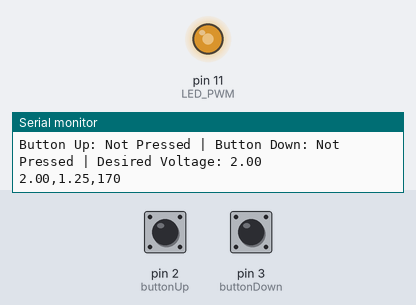
The sketch below on a simulated Arduino Uno, built with avr-gcc and run on an emulated ATmega328P. Parts: output pins drawn as LEDs (lit = HIGH), the last lines printed to the serial monitor. The test bench sets the inputs (shaded band); at power-on: pin 2 (buttonUp) LOW, pin 3 (buttonDown) LOW.

Above: at 1.2 s.
1.3 s: pin 2 (buttonUp) pulled HIGH for 0.15 s
3.2 s: pin 3 (buttonDown) pulled HIGH for 0.15 s
At 5.98 s:
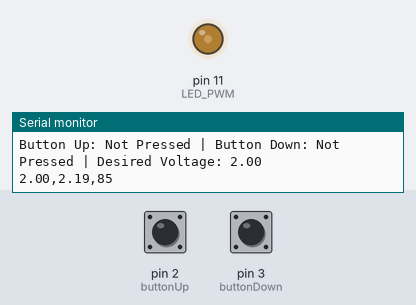
6.3 s: pin 2 (buttonUp) pulled HIGH for 1 s
10.3 s: pin 3 (buttonDown) pulled HIGH for 1 s
13.4 s: pin 3 (buttonDown) driven HIGH
At 15.9 s:
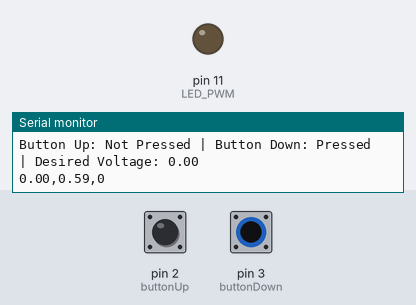
16.4 s: pin 2 (buttonUp) driven HIGH and pin 3 (buttonDown) driven LOW
At 20.1 s:
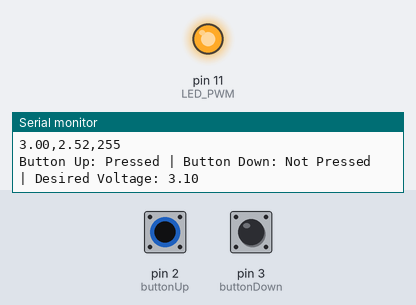
Timing chart, 0 to 20.4 s (numbered marks = the images above; inputs shaded):
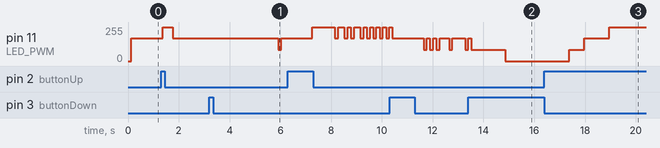

Measured:
- after the input at 3.2 s, pin 11 (LED_PWM): 170/255 → 85/255 after 2.7 s, → 170/255 0.13 s later
- after the input at 16.4 s, pin 11 (LED_PWM): 0/255 → 85/255 after 0.97 s, → 170/255 0.60 s later, → 255/255 0.98 s later

The sketch:

PI_Control_PWM_Buttons.ino
```cpp
// Pin Assignments
const int buttonUp = 2;         // Increase voltage setpoint
const int buttonDown = 3;       // Decrease voltage setpoint
const int LED_PWM = 11;         // PWM output to LED

// Control Variables
float DesiredVoltage = 2.0; // Initial voltage setpoint
float MeasuredVoltage = 0.0; // Simulated measured voltage
int DutyCycle = 0;           // PWM output duty cycle

// Time Tracking
unsigned long timePassed = 0;

// PI Control Parameters (Tuned for Stability)
float kp = 0.8;  // Reduced Proportional gain
float ki = 0.2;  // Reduced Integral gain
float ErrorSum = 0; // Integral term accumulator
const float maxIntegral = 50.0; // Anti-windup limit

// Low-pass filter factor (smoothing the voltage measurement)
float alpha = 0.1;

// Voltage adjustment step
const float voltageStep = 0.1; // 0.1V per button press
const float minVoltage = 0.0;
const float maxVoltage = 3.3;

void setup() {
    pinMode(buttonUp, INPUT);   // External 10K pull-down resistor required
    pinMode(buttonDown, INPUT); // External 10K pull-down resistor required
    pinMode(LED_PWM, OUTPUT);
    Serial.begin(9600);
    timePassed = millis();
}

// PI Controller Function
int PI_Controller(float desired, float measured) {
    float error = desired - measured; // Compute error
    ErrorSum += error;

    // Anti-windup: Limit ErrorSum within bounds
    ErrorSum = constrain(ErrorSum, -maxIntegral, maxIntegral);

    // Compute PI control output
    float PropError = kp * error;
    float TotError = PropError + (ki * ErrorSum);

    // Convert to PWM range (0-255)
    int pwmOutput = constrain(map(TotError, 0, 3.3, 0, 255), 0, 255);
    return pwmOutput;
}

void loop() {
    // Read button states
    int button1State = digitalRead(buttonUp);
    int button2State = digitalRead(buttonDown);

    // Adjust desired voltage based on button presses
    if (button1State == HIGH) {
        DesiredVoltage = min(DesiredVoltage + voltageStep, maxVoltage);
    }
    if (button2State == HIGH) {
        DesiredVoltage = max(DesiredVoltage - voltageStep, minVoltage);
    }

    // Print button states and desired voltage to Serial Monitor
    Serial.print("Button Up: ");
    Serial.print(button1State == HIGH ? "Pressed" : "Not Pressed");
    Serial.print(" | Button Down: ");
    Serial.print(button2State == HIGH ? "Pressed" : "Not Pressed");
    Serial.print(" | Desired Voltage: ");
    Serial.println(DesiredVoltage, 2);

    // Update PI controller every 50ms
    if (millis() - timePassed > 50) {
        timePassed = millis();

        // Simulated measured voltage with smoothing (low-pass filter)
        float rawVoltage = (DutyCycle / 255.0) * 3.3;
        MeasuredVoltage = (alpha * rawVoltage) + ((1 - alpha) * MeasuredVoltage);

        // Compute new PWM value using PI control
        DutyCycle = PI_Controller(DesiredVoltage, MeasuredVoltage);

        // Apply PWM output
        analogWrite(LED_PWM, DutyCycle);

        // Print data for plotting
        Serial.print(DesiredVoltage); Serial.print(",");
        Serial.print(MeasuredVoltage); Serial.print(",");
        Serial.println(DutyCycle);
    }

    delay(100);  // Small delay to avoid excessive processing
}
```
